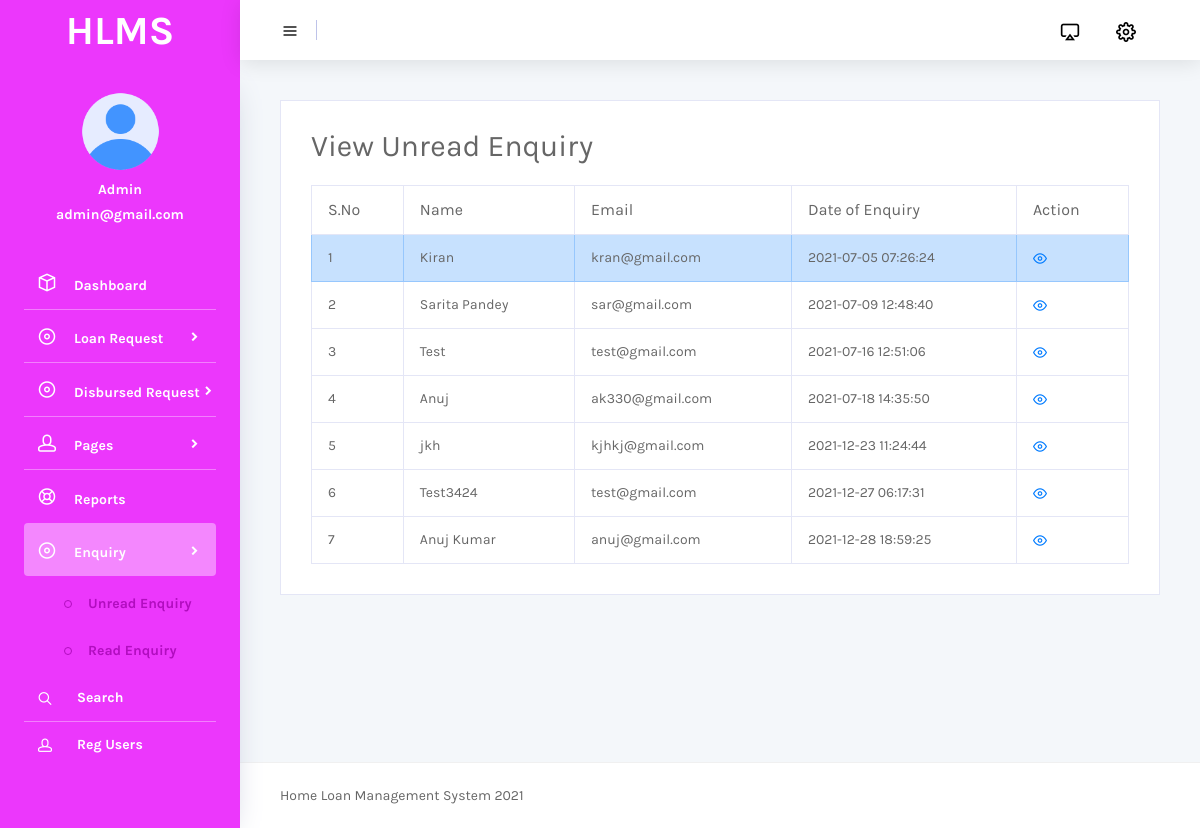
The page /admin/read-enquiry.php (signed in) on the database its author committed.
### tables this page shows
CREATE TABLE `tblcontact` (
  `ID` int(10) NOT NULL,
  `Name` varchar(200) DEFAULT NULL,
  `Email` varchar(200) DEFAULT NULL,
  `Message` mediumtext DEFAULT NULL,
  `EnquiryDate` timestamp NOT NULL DEFAULT current_timestamp(),
  `IsRead` int(5) DEFAULT NULL
);

### admin/read-enquiry.php (the view, shortened to what this page needs)
<?php
include('includes/dbconnection.php');
if (strlen($_SESSION['hlmsaid']==0)) {
  header('location:logout.php');
  } else{
  ?>
<!DOCTYPE html>
<html lang="en">
<head>
  <link rel="stylesheet" href="vendors/mdi/css/materialdesignicons.min.css">
  <link rel="stylesheet" href="vendors/feather/feather.css">
  <link rel="stylesheet" href="vendors/base/vendor.bundle.base.css">
  <link rel="stylesheet" href="css/style.css">
</head>
<body>
  <div class="container-scroller">
 <?php include_once('includes/header.php');?>
    <div class="container-fluid page-body-wrapper">
      <?php include_once('includes/sidebar.php');?>
      <div class="main-panel">
        <div class="content-wrapper">
          <div class="row">
            <div class="col-lg-12 stretch-card">
              <div class="card">
                <div class="card-body">
                  <h3 >View Unread Enquiry</h3>
                  <div class="table-responsive pt-3">
                    <table class="table table-bordered">
                      <thead>
                       <tr>
                                        <th>S.No</th>
                                        <th>Name</th>
                                        <th>Email</th>
                                        <th>Date of Enquiry</th>
                                        <th>Action</th>
                                            </tr>
                      </thead>
                      <tbody>
                        <tr class="table-info">
                           <?php
$sql="SELECT * from  tblcontact where IsRead='1'";
$query = $dbh -> prepare($sql);
$query->execute();
$results=$query->fetchAll(PDO::FETCH_OBJ);
$cnt=1;
if($query->rowCount() > 0)
{
foreach($results as $row)
{               ?>
                         <td><?php echo htmlentities($cnt);?></td>
                                        <td><?php  echo htmlentities($row->Name);?></td>
                                        <td><?php  echo htmlentities($row->Email);?></td>
                                        <td><?php  echo htmlentities($row->EnquiryDate);?></td>
                                        <td><a href="view-enquiry.php?viewid=<?php  echo htmlentities($row->ID);?>"><i class="icon-eye" aria-hidden="true"></i></a></td>
                        </tr>
                        <?php $cnt=$cnt+1;}} ?>
                      </tbody>
                    </table>
                  </div>
                </div>
              </div>
            </div>
          </div>
        </div>
      <?php include_once('includes/footer.php');?>
      </div>
    </div>
  </div>
</body>
</html>
<?php } ?>

### admin/includes/sidebar.php (shortened to what this page needs)
<nav class="sidebar sidebar-offcanvas" id="sidebar">
        <div class="user-profile">
          <?php
$aid=$_SESSION['hlmsaid'];
$sql="SELECT AdminName,Email from  tbladmin where ID=:aid";
$query = $dbh -> prepare($sql);
$query->bindParam(':aid',$aid,PDO::PARAM_STR);
$query->execute();
$results=$query->fetchAll(PDO::FETCH_OBJ);
$cnt=1;
if($query->rowCount() > 0)
{
foreach($results as $row)
{               ?>
          <div class="user-image">
            <img src="images/faces/face28.png">
          </div>
          <div class="user-name">
              <?php  echo $row->AdminName;?>
          </div>
          <div class="user-designation">
             <?php  echo $row->Email;?>
          </div>
        </div><?php $cnt=$cnt+1;}} ?>
        <ul class="nav">
          <li class="nav-item">
            <a class="nav-link" href="dashboard.php">
              <i class="icon-box menu-icon"></i>
              <span class="menu-title">Dashboard</span>
            </a>
          </li>
          <li class="nav-item">
            <a class="nav-link" data-toggle="collapse" href="#ui-basic" aria-expanded="false" aria-controls="ui-basic">
              <i class="icon-disc menu-icon"></i>
              <span class="menu-title">Loan Request</span>
              <i class="menu-arrow"></i>
            </a>
          </li>
           <li class="nav-item">
            <a class="nav-link" data-toggle="collapse" href="#ui-basic1" aria-expanded="false" aria-controls="ui-basic1">
              <i class="icon-disc menu-icon"></i>
              <span class="menu-title">Disbursed Request</span>
              <i class="menu-arrow"></i>
            </a>
          </li>
         <li class="nav-item">
            <a class="nav-link" data-toggle="collapse" href="#auth" aria-expanded="false" aria-controls="auth">
              <i class="icon-head menu-icon"></i>
              <span class="menu-title">Pages</span>
              <i class="menu-arrow"></i>
            </a>
          </li>
          <li class="nav-item">
            <a class="nav-link" href="between-dates-reports.php">
              <i class="icon-help menu-icon"></i>
              <span class="menu-title">Reports</span>
            </a>
          </li>
          <li class="nav-item">
            <a class="nav-link" data-toggle="collapse" href="#ui-basic2" aria-expanded="false" aria-controls="ui-basic2">
              <i class="icon-disc menu-icon"></i>
              <span class="menu-title">Enquiry</span>
              <i class="menu-arrow"></i>
            </a>
            <div class="collapse" id="ui-basic2">
              <ul class="nav flex-column sub-menu">
                <li class="nav-item"> <a class="nav-link" href="unread-enquiry.php">Unread Enquiry</a></li>
                <li class="nav-item"> <a class="nav-link" href="read-enquiry.php">Read Enquiry</a></li>
              </ul>
            </div>
          </li>
          <li class="nav-item">
            <a class="nav-link" href="search.php">
              <i class="icon-search"></i>
              <span class="menu-title" style="padding-left: 25px;">Search</span>
            </a>
          </li>
          <li class="nav-item">
            <a class="nav-link" href="reg-users.php">
              <i class="icon-head"></i>
              <span class="menu-title" style="padding-left: 25px;">Reg Users</span>
            </a>
          </li>
        </ul>
      </nav>

### rows shown on the page
tblcontact: Name "Kiran", Email "kran@gmail.com", EnquiryDate "2021-07-05 07:26:24"
tblcontact: Name "Sarita Pandey", Email "sar@gmail.com", EnquiryDate "2021-07-09 12:48:40"
tblcontact: Name "Test", Email "test@gmail.com", EnquiryDate "2021-07-16 12:51:06"
tblcontact: Name "Anuj", Email "ak330@gmail.com", EnquiryDate "2021-07-18 14:35:50"
tblcontact: Name "jkh", Email "kjhkj@gmail.com", EnquiryDate "2021-12-23 11:24:44"
tblcontact: Name "Test3424", Email "test@gmail.com", EnquiryDate "2021-12-27 06:17:31"
tblcontact: Name "Anuj Kumar", Email "anuj@gmail.com", EnquiryDate "2021-12-28 18:59:25"

### other values the page prints
$row->AdminName "Admin"
$row->Email "admin@gmail.com"
